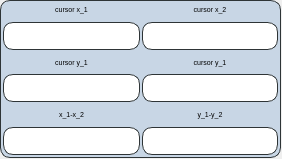
<?xml version="1.0" encoding="UTF-8"?>
<ui version="4.0">
 <class>showdata</class>
 <widget class="QWidget" name="showdata">
  <property name="geometry">
   <rect>
    <x>0</x>
    <y>0</y>
    <width>282</width>
    <height>159</height>
   </rect>
  </property>
  <property name="windowTitle">
   <string>Form</string>
  </property>
  <widget class="QFrame" name="frame">
   <property name="geometry">
    <rect>
     <x>0</x>
     <y>0</y>
     <width>281</width>
     <height>158</height>
    </rect>
   </property>
   <property name="styleSheet">
    <string notr="true">#frame{border:1px solid;
border-radius:10px;
border-color: rgb(46, 52, 54);
background-color: rgba(114, 159, 207,80);}
#lineEdit{border:1px solid;
border-radius:10px;
border-color: rgb(46, 52, 54);}
#lineEdit_2{border:1px solid;
border-radius:10px;
border-color: rgb(46, 52, 54);}
#lineEdit_3{border:1px solid;
border-radius:10px;
border-color: rgb(46, 52, 54);}
#lineEdit_4{border:1px solid;
border-radius:10px;
border-color: rgb(46, 52, 54);}
#lineEdit_5{border:1px solid;
border-radius:10px;
border-color: rgb(46, 52, 54);}
#lineEdit_6{border:1px solid;
border-radius:10px;
border-color: rgb(46, 52, 54);}</string>
   </property>
   <property name="frameShape">
    <enum>QFrame::StyledPanel</enum>
   </property>
   <property name="frameShadow">
    <enum>QFrame::Raised</enum>
   </property>
   <layout class="QGridLayout" name="gridLayout_2">
    <property name="leftMargin">
     <number>2</number>
    </property>
    <property name="topMargin">
     <number>2</number>
    </property>
    <property name="rightMargin">
     <number>2</number>
    </property>
    <property name="bottomMargin">
     <number>2</number>
    </property>
    <property name="horizontalSpacing">
     <number>2</number>
    </property>
    <item row="0" column="0" colspan="2">
     <widget class="QLabel" name="label_2">
      <property name="font">
       <font>
        <pointsize>5</pointsize>
        <underline>false</underline>
       </font>
      </property>
      <property name="focusPolicy">
       <enum>Qt::NoFocus</enum>
      </property>
      <property name="layoutDirection">
       <enum>Qt::RightToLeft</enum>
      </property>
      <property name="styleSheet">
       <string notr="true"/>
      </property>
      <property name="text">
       <string>cursor x_1</string>
      </property>
      <property name="alignment">
       <set>Qt::AlignCenter</set>
      </property>
     </widget>
    </item>
    <item row="0" column="2" colspan="2">
     <widget class="QLabel" name="label_3">
      <property name="font">
       <font>
        <pointsize>5</pointsize>
       </font>
      </property>
      <property name="styleSheet">
       <string notr="true"/>
      </property>
      <property name="text">
       <string>cursor x_2</string>
      </property>
      <property name="alignment">
       <set>Qt::AlignCenter</set>
      </property>
     </widget>
    </item>
    <item row="1" column="0" colspan="2">
     <widget class="QLineEdit" name="lineEdit">
      <property name="minimumSize">
       <size>
        <width>0</width>
        <height>28</height>
       </size>
      </property>
      <property name="font">
       <font>
        <pointsize>7</pointsize>
       </font>
      </property>
     </widget>
    </item>
    <item row="1" column="2" colspan="2">
     <widget class="QLineEdit" name="lineEdit_2">
      <property name="minimumSize">
       <size>
        <width>0</width>
        <height>28</height>
       </size>
      </property>
      <property name="font">
       <font>
        <pointsize>7</pointsize>
       </font>
      </property>
     </widget>
    </item>
    <item row="2" column="0" colspan="2">
     <widget class="QLabel" name="label">
      <property name="font">
       <font>
        <pointsize>5</pointsize>
       </font>
      </property>
      <property name="styleSheet">
       <string notr="true"/>
      </property>
      <property name="text">
       <string>cursor y_1</string>
      </property>
      <property name="alignment">
       <set>Qt::AlignCenter</set>
      </property>
     </widget>
    </item>
    <item row="2" column="2" colspan="2">
     <widget class="QLabel" name="label_4">
      <property name="font">
       <font>
        <pointsize>5</pointsize>
       </font>
      </property>
      <property name="styleSheet">
       <string notr="true"/>
      </property>
      <property name="text">
       <string>cursor y_1</string>
      </property>
      <property name="alignment">
       <set>Qt::AlignCenter</set>
      </property>
     </widget>
    </item>
    <item row="3" column="0" colspan="2">
     <widget class="QLineEdit" name="lineEdit_3">
      <property name="minimumSize">
       <size>
        <width>0</width>
        <height>28</height>
       </size>
      </property>
      <property name="font">
       <font>
        <pointsize>7</pointsize>
       </font>
      </property>
     </widget>
    </item>
    <item row="3" column="2" colspan="2">
     <widget class="QLineEdit" name="lineEdit_4">
      <property name="minimumSize">
       <size>
        <width>0</width>
        <height>28</height>
       </size>
      </property>
      <property name="font">
       <font>
        <pointsize>7</pointsize>
       </font>
      </property>
     </widget>
    </item>
    <item row="5" column="2" colspan="2">
     <widget class="QLineEdit" name="lineEdit_6">
      <property name="minimumSize">
       <size>
        <width>0</width>
        <height>28</height>
       </size>
      </property>
      <property name="font">
       <font>
        <pointsize>7</pointsize>
       </font>
      </property>
     </widget>
    </item>
    <item row="5" column="0" colspan="2">
     <widget class="QLineEdit" name="lineEdit_5">
      <property name="minimumSize">
       <size>
        <width>0</width>
        <height>28</height>
       </size>
      </property>
      <property name="font">
       <font>
        <pointsize>7</pointsize>
       </font>
      </property>
     </widget>
    </item>
    <item row="4" column="0" colspan="2">
     <widget class="QLabel" name="label_5">
      <property name="font">
       <font>
        <pointsize>5</pointsize>
       </font>
      </property>
      <property name="styleSheet">
       <string notr="true"/>
      </property>
      <property name="text">
       <string>x_1-x_2</string>
      </property>
      <property name="alignment">
       <set>Qt::AlignCenter</set>
      </property>
     </widget>
    </item>
    <item row="4" column="2" colspan="2">
     <widget class="QLabel" name="label_6">
      <property name="font">
       <font>
        <pointsize>5</pointsize>
       </font>
      </property>
      <property name="styleSheet">
       <string notr="true"/>
      </property>
      <property name="text">
       <string>y_1-y_2</string>
      </property>
      <property name="alignment">
       <set>Qt::AlignCenter</set>
      </property>
     </widget>
    </item>
   </layout>
  </widget>
 </widget>
 <resources/>
 <connections/>
</ui>
